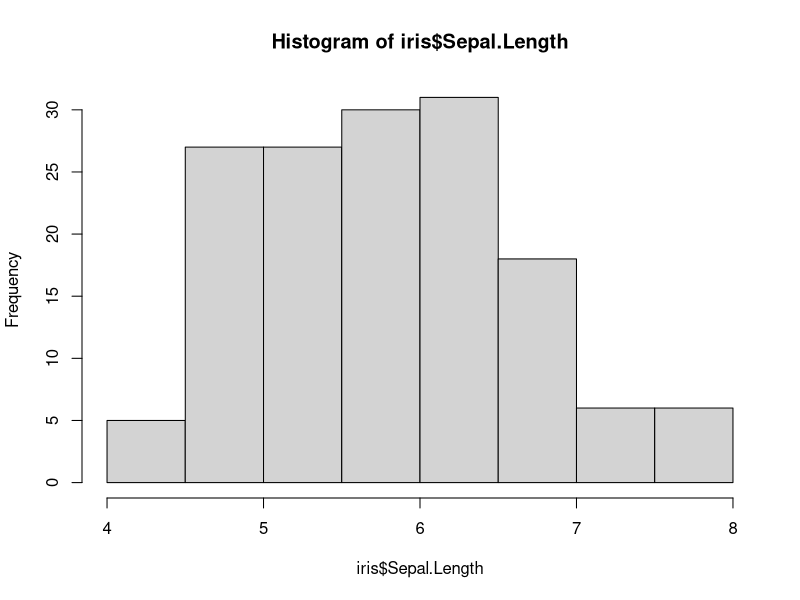
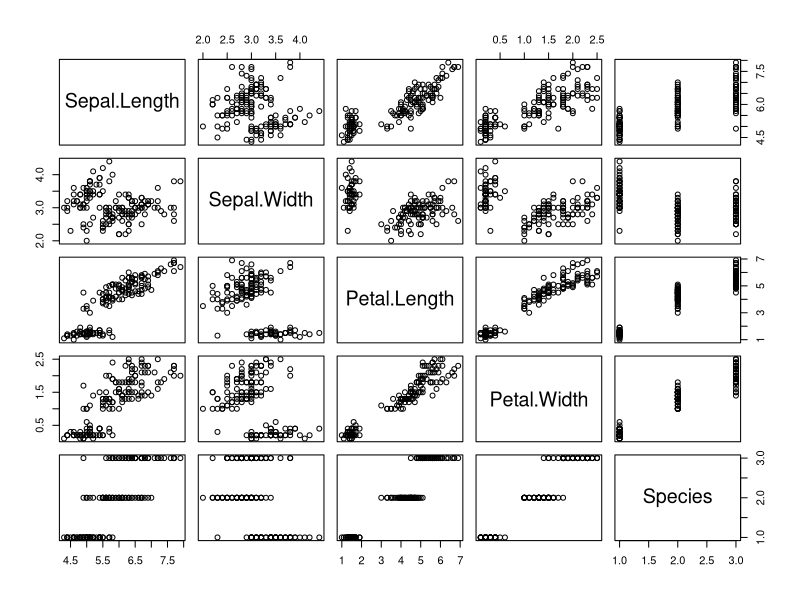

Write R code to recreate these figures, in order.
## ---- chunk 1
knitr::opts_chunk$set(echo = TRUE)
## ---- chunk 2
str(iris)
#summary()
summary(iris)
## ---- chunk 3
hist(iris$Sepal.Length)
## ---- chunk 4
plot(iris)
